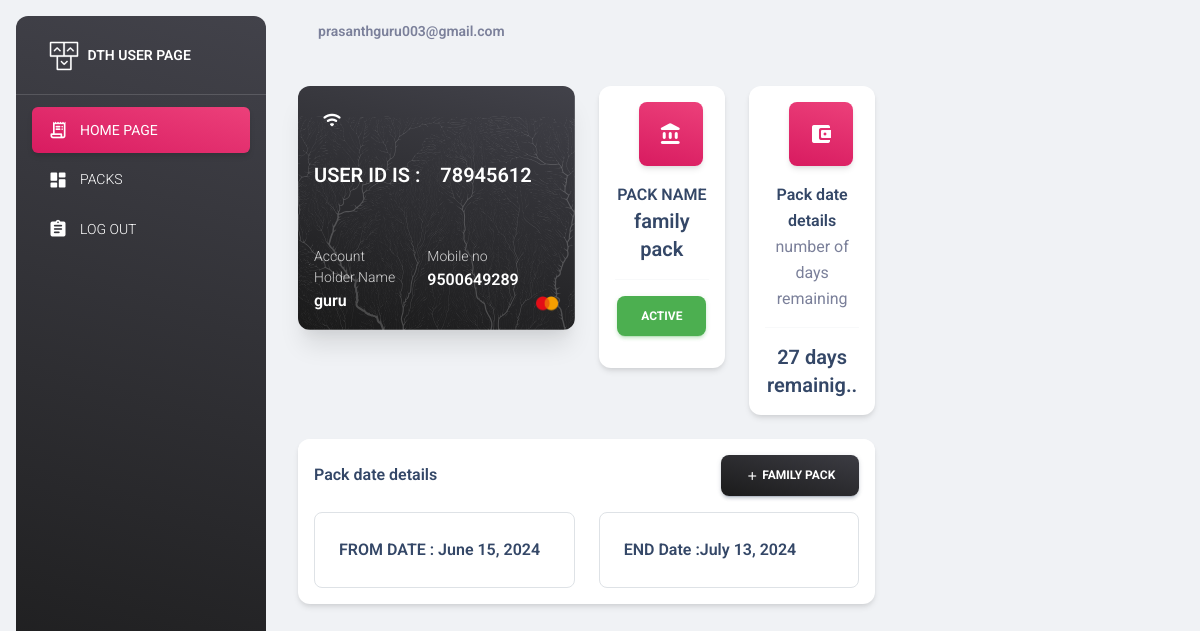
The page /user_index (signed in) on the database its author committed.
### ddh/models.py (models this page shows)
class Userdata(models.Model):
    id=models.BigAutoField(primary_key=True)
    uname=models.CharField(max_length=50)
    email=models.CharField(max_length=50)
    mobileno=models.CharField(max_length=12)
    password=models.CharField(max_length=30)
    def __str__(self):
        return self.email

class Pack(models.Model):
    packname=models.CharField(max_length=100)
    pack_type=models.CharField(max_length=50)
    price=models.IntegerField()
    def __str__(self):
        return self.packname

class User_pack(models.Model):
    email=models.ForeignKey(Userdata,on_delete=models.CASCADE)
    packname=models.ForeignKey(Pack,on_delete=models.CASCADE)
    user_id=models.IntegerField()
    pack_status=models.CharField(max_length=50)
    datef=models.DateField()
    enddat=models.DateField()
    days_remaining=models.IntegerField()

### ddh/views.py (the view, shortened to what this page needs)
# urls.py: path('user_index',views.user_index,name="user_index"),
def user_index(request):
    if 'email' in request.session:
        email=Userdata.objects.get(email=request.session['email'])
        print(email)
        try:
            data=User_pack.objects.get(email_id=email.id)
            x=data.packname
            y=data.pack_status
            startdate=data.datef
            enddate=data.enddat
            current_date = datetime.now()
            end_date1 = datetime.combine(enddate, datetime.min.time())
            r_d=(end_date1-current_date).days
            print("printing rd",r_d)
            print(type(r_d))
            print(end_date1)
            print(current_date)
            id=data.user_id
            dr=r_d
        except:
            x=None
            y=None
            startdate=None
            enddate=None
            id=None
            dr=None
        context={
            'session':request.session['email'],
            'x':x,
            'y':y,
            'enddate':enddate,
            "startdate":startdate,
            'id':id,
            'user':email.uname,
            'mob':email.mobileno,
            'dr':dr,
        }
        return render(request,'home.html',context)
    else:
         return redirect('home')

### ddh/templates/home.html (shortened to what this page needs)
{% load static %}
<!DOCTYPE html>
<html lang="en">
<head>
  <link href="{% static 'css/nucleo-icons.css' %}" rel="stylesheet" />
  <link href="{% static 'css/nucleo-svg.css' %}" rel="stylesheet" />
  <link id="pagestyle" href="{% static 'css/material-dashboard.css' %}" rel="stylesheet" />
</head>
<body class="g-sidenav-show  bg-gray-200">
  <aside class="sidenav navbar navbar-vertical navbar-expand-xs border-0 border-radius-xl my-3 fixed-start ms-3   bg-gradient-dark" id="sidenav-main">
    <div class="sidenav-header">
      <a class="navbar-brand m-0" href=" https://demos.creative-tim.com/material-dashboard/pages/dashboard " target="_blank">
        <img src="{% static 'img/logo-ct.png' %}" class="navbar-brand-img h-100" alt="main_logo">
        <span class="ms-1 font-weight-bold text-white">DTH USER PAGE</span>
      </a>
    </div>
    <hr class="horizontal light mt-0 mb-2">
    <div class="collapse navbar-collapse  w-auto  max-height-vh-100" id="sidenav-collapse-main">
      <ul class="navbar-nav">
        <li class="nav-item">
            <a class="nav-link text-white active bg-gradient-primary" href="{% url 'user_index' %}">
              <div class="text-white text-center me-2 d-flex align-items-center justify-content-center">
                <i class="material-icons opacity-10">receipt_long</i>
              </div>
              <span class="nav-link-text ms-1">HOME PAGE</span>
            </a>
          </li>
        <li class="nav-item">
          <a class="nav-link text-white " href="{% url 'user_packs' %} ">
            <div class="text-white text-center me-2 d-flex align-items-center justify-content-center">
              <i class="material-icons opacity-10">dashboard</i>
            </div>
            <span class="nav-link-text ms-1">PACKS</span>
          </a>
        </li>
        <li class="nav-item">
          <a class="nav-link text-white " href="{% url 'user_logout' %}">
            <div class="text-white text-center me-2 d-flex align-items-center justify-content-center">
              <i class="material-icons opacity-10">assignment</i>
            </div>
            <span class="nav-link-text ms-1">LOG OUT</span>
          </a>
        </li>
      </ul>
    </div>
  </aside>
  <main class="main-content position-relative max-height-vh-100 h-100 border-radius-lg ">
    <nav class="navbar navbar-main navbar-expand-lg px-0 mx-4 shadow-none border-radius-xl" id="navbarBlur" navbar-scroll="true">
      <div class="container-fluid py-1 px-3">
          <ul class="navbar-nav  justify-content-end">
            <li class="nav-item d-flex align-items-center">
              <a href="javascript:;" class="nav-link text-body font-weight-bold px-0">
                <span class="d-sm-inline d-none">{{ session }}</span>
              </a>
            </li>
          </ul>
        </div>
    </nav>
    {% block content %}
    <div class="container-fluid py-4">
      <div class="row">
        <div class="col-lg-8">
          <div class="row">
            <div class="col-xl-6 mb-xl-0 mb-4">
              <div class="card bg-transparent shadow-xl">
                <div class="overflow-hidden position-relative border-radius-xl">
                  <img src="{% static 'img/illustrations/pattern-tree.svg' %}" class="position-absolute opacity-2 start-0 top-0 w-100 z-index-1 h-100" alt="pattern-tree">
                  <span class="mask bg-gradient-dark opacity-10"></span>
                  <div class="card-body position-relative z-index-1 p-3">
                    <i class="material-icons text-white p-2">wifi</i>
                    <h5 class="text-white mt-4 mb-5 pb-2">USER ID IS : &nbsp;&nbsp;&nbsp;{{ id }} </h5>
                    <div class="d-flex">
                      <div class="d-flex">
                        <div class="me-4">
                          <p class="text-white text-sm opacity-8 mb-0">Account Holder Name</p>
                          <h6 class="text-white mb-0">{{ user }} </h6>
                        </div>
                        <div>
                          <p class="text-white text-sm opacity-8 mb-0">Mobile no </p>
                          <h6 class="text-white mb-0">{{ mob }} </h6>
                        </div>
                      </div>
                      <div class="ms-auto w-20 d-flex align-items-end justify-content-end">
                        <img class="w-60 mt-2" src="{% static 'img/logos/mastercard.png' %}" alt="logo">
                      </div>
                    </div>
                  </div>
                </div>
              </div>
            </div>
            <div class="col-xl-6">
              <div class="row">
                <div class="col-md-6 col-6">
                  <div class="card">
                    <div class="card-header mx-4 p-3 text-center">
                      <div class="icon icon-shape icon-lg bg-gradient-primary shadow text-center border-radius-lg">
                        <i class="material-icons opacity-10">account_balance</i>
                      </div>
                    </div>
                    <div class="card-body pt-0 p-3 text-center">
                      <h6 class="text-center mb-0">PACK NAME</h6>
                      <h5 class="mb-0">{{ x }} </h5>
                      <hr class="horizontal dark my-3">
                      {% if y == 'INACTIVE' %}
                      <h5 class="mb-0"><button class="btn" style="background-color:rgb(233, 8, 31);color:aliceblue;" >  {{ y }}</button> </h5>
                      {% else %}
                      <h5 class="mb-0"><button class="btn btn-success">  {{ y }} </button></h5>
                      {% endif %}
                    </div>
                  </div>
                </div>
                <div class="col-md-6 col-6">
                  <div class="card">
                    <div class="card-header mx-4 p-3 text-center">
                      <div class="icon icon-shape icon-lg bg-gradient-primary shadow text-center border-radius-lg">
                        <i class="material-icons opacity-10">account_balance_wallet</i>
                      </div>
                    </div>
                    <div class="card-body pt-0 p-3 text-center">
                      <h6 class="text-center mb-0">Pack date details</h6>
                      <span> number of days remaining </span>
                      <hr class="horizontal dark my-3">
                      <h5 class="mb-0">{{ dr }} days remainig.. </h5>
                    </div>
                  </div>
                </div>
              </div>
            </div>
            <div class="col-md-12 mb-lg-0 mb-4">
              <div class="card mt-4">
                <div class="card-header pb-0 p-3">
                  <div class="row">
                    <div class="col-6 d-flex align-items-center">
                      <h6 class="mb-0">Pack date details</h6>
                    </div>
                    <div class="col-6 text-end">
                      {% if x is not none  %}
                      <a class="btn bg-gradient-dark mb-0" href="{% url 'channel_view_user' id=x %}"><i class="material-icons text-sm">add</i>  {{ x }}  </a>
                      {% else %}
                      <a class="btn bg-gradient-dark mb-0" href="#"><i class="material-icons text-sm">add</i>  No pack is selected  </a>
                      {% endif %}
                    </div>
                  </div>
                </div>
                <div class="card-body p-3">
                  <div class="row">
                    <div class="col-md-6 mb-md-0 mb-4">
                      <div class="card card-body border card-plain border-radius-lg d-flex align-items-center flex-row">
                        <h6 class="mb-0"> FROM DATE : {{ startdate }}</h6>
                      </div>
                    </div>
                    <div class="col-md-6">
                      <div class="card card-body border card-plain border-radius-lg d-flex align-items-center flex-row">
                        <h6 class="mb-0">END Date :{{ enddate }}</h6>
                      </div>
                    </div>
                  </div>
                </div>
              </div>
            </div>
          </div>
        </div>
      </div>
    </div>
    {% endblock %}
  </main>
</body>
</html>

### ddh/static/css/nucleo-svg.css (style rules this page uses)
.icon { display: inline-block; color: #111111; height: 1em; width: 1em; }
.icon-lg { height: 1.6em; width: 1.6em; }
.icon { fill: currentColor; stroke: none; }

### rows shown on the page
Userdata: email "prasanthguru003@gmail.com", uname "guru", mobileno "9500649289"
Pack: packname "family pack", packname "FAMILY PACK"
User_pack: pack_status "ACTIVE", datef "June 15, 2024", enddat "July 13, 2024"

### other values the page prints
{{ id }} "78945612"
